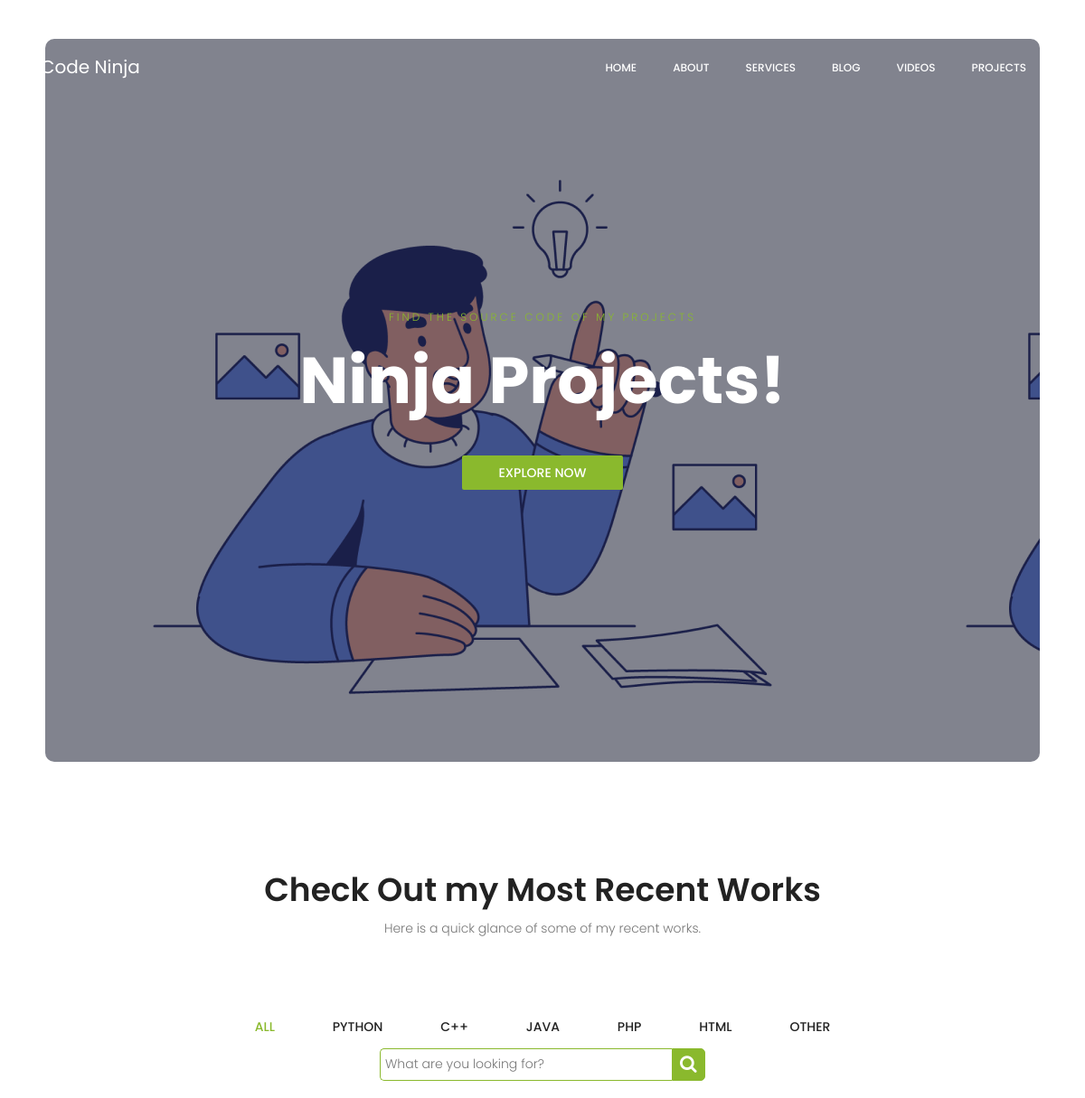
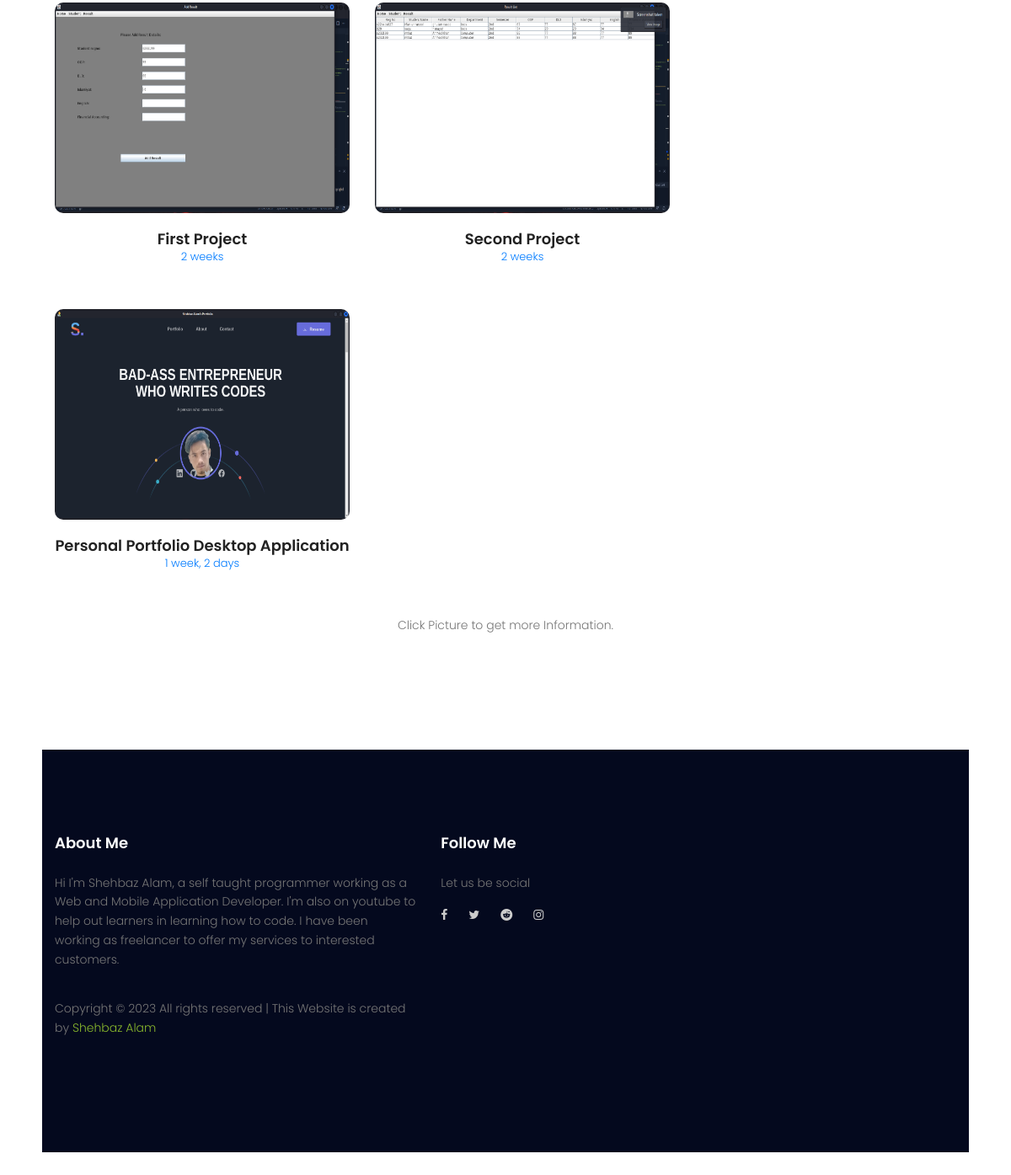
/projects/, run on the app's committed database (2 pictures, top to bottom).
### projects/models.py (models this page shows, shortened)
class Project(models.Model):
    title = models.CharField(max_length=400)
    pub_date = models.DateTimeField(default=datetime.now, blank=True)
    image = models.ImageField(upload_to='static/images/')
    description = models.TextField(blank=True)
    lang = models.TextField(default='other')
    downlink = models.CharField(blank=True, max_length=250)
    demolink = models.CharField(blank=True, max_length=250)
    tags = models.TextField(blank=True)

### projects/views.py (the view)
# urls.py: path('',views.projectindex, name='Project Home'),
def projectindex(request):
    projects = Project.objects.all()
    return render(request,'projectindex.html',{'projects':projects})

### templates/projectindex.html (shortened to what this page needs)
{% extends 'base.html' %}
{% load static %}
{% block intro %}Ninja Projects{% endblock intro %}
{% block introtext %}Find the Source code of my projects{% endblock introtext %}
{% block bg %}style="background: url({% static 'images/hero.png' %});"{% endblock bg %}
{% block body %}
  <section class="portfolio-area section-gap" id="portfolio">
    <div class="container">
        <div class="row d-flex justify-content-center">
            <div class="menu-content col-lg-10">
                <div class="title text-center">
                    <h1 class="mb-10">Check Out my Most Recent Works</h1>
                    <p>Here is a quick glance of some of my recent works.</p>
                </div>
            </div>
        </div>
        <div class="filters">
            <ul>
                <li class="active" data-filter="*">All</li>
                <li data-filter=".python">python</li>
                <li data-filter=".cpp">C++</li>
                <li data-filter=".java">Java</li>
                <li data-filter=".php">PHP</li>
                <li data-filter=".html">HTML</li>
                <li data-filter=".other">Other</li>
            </ul>
        </div>
        <form action="{% url 'search'%}" method="get">
            <div class="wrap">
                <div class="search">
                   <input type="text" name="querry" class="searchTerm" placeholder="What are you looking for?">
                   <button type="submit" class="searchButton">
                     <i class="fa fa-search"></i>
                  </button>
                </div>
            </div>
        </form>
        <div class="filters-content">
            <div class="row grid">
                {% for project in projects %}
                <a href="{% url 'details' project.title %}">
                    <div class="single-portfolio col-sm-4 all {{project.lang}}">
                        <div class="item">
                            <img src="{{project.image.url}}" alt="Work 1" style="height: 250px;">
                            <div class="p-inner">
                                <h4>{{ project.title }}</h4>
                            <div class="cat">{{ project.pub_date | timesince }}</div>
                            </div>
                        </div>
                    </div>
                </a>
            {% endfor %}
            </div>
        </div>
    </div>
    <p class="gtp ">Click Picture to get more Information.</p>
  </section>
{% endblock body %}

### static/css/main.css (style rules this page uses)
.gtp { text-align: center; }
body { color: #777777; font-family: "Poppins", sans-serif; font-size: 14px; font-weight: 300; line-height: 1.625em; position: relative; }
ol, ul { margin: 0; padding: 0; list-style: none; }
a { -webkit-transition: all 0.3s ease 0s; -moz-transition: all 0.3s ease 0s; -o-transition: all 0.3s ease 0s; transition: all 0.3s ease 0s; }
a, a:focus, a:hover { text-decoration: none; outline: 0; }
h1, h2, h3, h4, h5, h6 { font-family: "Poppins", sans-serif; color: #222222; line-height: 1.2em !important; margin-bottom: 0; margin-top: 0; font-weight: 600; }
h1, .h1 { font-size: 36px; }
h4, .h4 { font-size: 18px; }
.mb-10 { margin-bottom: 10px; }
.text-center { text-align: center; }
h1 { font-size: 36px; }
h4 { font-size: 18px; }
h1, h2, h3, h4, h5, h6 { line-height: 1.5em; }
.section-gap { padding: 120px 0; }
.filters { text-align: center; margin-top: 50px; }
.filters ul { padding: 0; }
.filters ul li { list-style: none; display: inline-block; padding: 20px 30px; cursor: pointer; position: relative; text-transform: uppercase; color: #222; font-weight: 500; }
.filters ul li:after { content: ""; display: block; width: calc(0% - 60px); position: absolute; height: 2px; background: #333; transition: width 350ms ease-out; }
.filters ul li.active { color: #8ab92d; }
.filters-content { margin-top: 50px; }
.filters-content .item { text-align: center; cursor: pointer; margin-bottom: 30px; }
.filters-content .item img { border-radius: 10px; }
.filters-content .item .p-inner { padding: 20px 0px; }
.filters-content .item .p-inner .cat { font-size: 13px; }
.portfolio-area .filters-content .item img { max-width: 350px; width: 100%; }
.search { width: 100%; position: relative; display: flex; }
.searchTerm { width: 100%; border: 1px solid #8ab92d; border-right: none; padding: 5px; height: 36px; border-radius: 5px 0 0 5px; outline: none; color: #8ab92d; }
.searchButton { width: 40px; height: 36px; border: 1px solid #8ab92d; background: #8ab92d; text-align: center; color: #fff; border-radius: 0 5px 5px 0; cursor: pointer; font-size: 20px; }
.wrap { position: absolute; margin-top: 10px; transform: translate(-50%, -50%); width: 30%; left: 50%; }

### data on the page
Project: image (picture), title "First Project", pub_date "2 weeks"
Project: image (picture), title "Second Project", pub_date "2 weeks"
Project: image (picture), title "Personal Portfolio Desktop Application", pub_date "1 week, 2 days"
